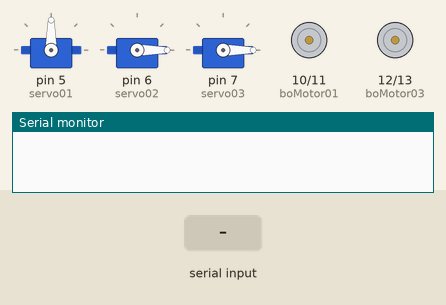
The sketch below on a simulated Arduino Uno, built with avr-gcc and run on an emulated ATmega328P. Parts: 3 × servo, motor-driver pin pairs drawn as motors (green arrow = first pin HIGH = forward, orange = second pin HIGH = backward, longer = more drive), the last lines printed to the serial monitor. The inputs (shaded band) are chosen by the test bench.

Above: at 1.2 s.
1.3 s: "F" received over the second serial link
At 2.0 s:
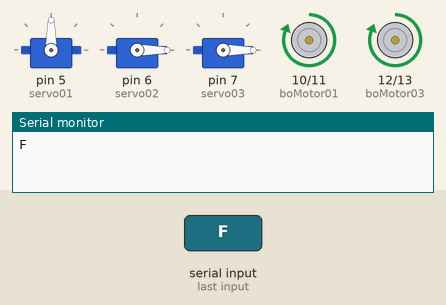
2.8 s: "B" received over the second serial link
At 3.2 s:
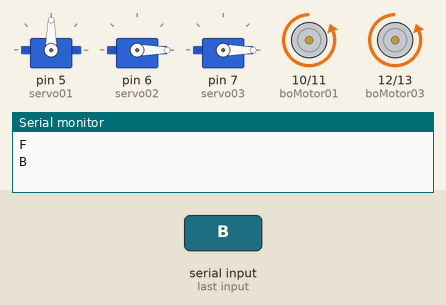
4.3 s: "L" received over the second serial link
At 5.5 s:
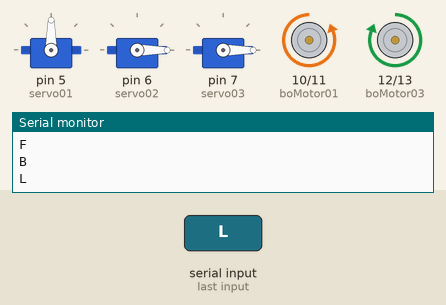
5.8 s: "R" received over the second serial link
At 6.7 s:
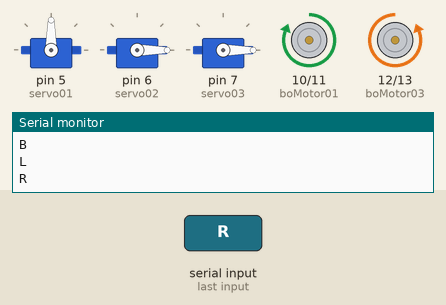
7.3 s: "l" received over the second serial link
At 7.8 s:
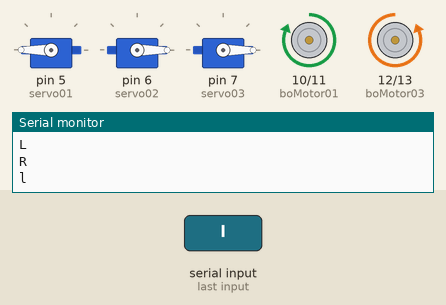
8.8 s: "N" received over the second serial link
At 10.2 s:
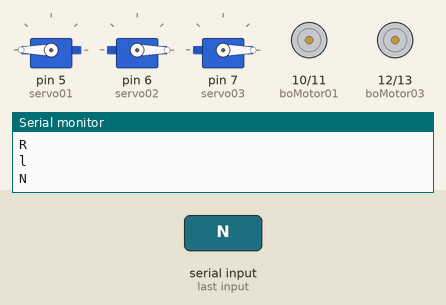
Timing chart, 0 to 11.3 s (numbered marks = the images above; inputs shaded):
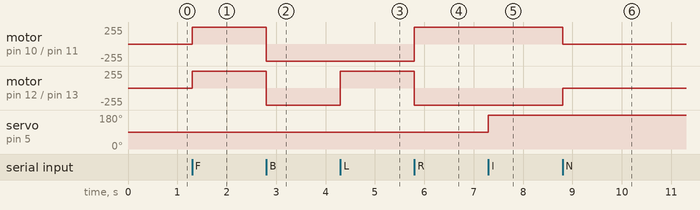

Measured:
- after the input at 1.3 s, motor on pin 10 (boMotor01) / pin 11 (boMotor02), motor on pin 12 (boMotor03) / pin 13 (boMotor04): stopped → forward 255/255 at once
- after the input at 2.8 s, motor on pin 10 (boMotor01) / pin 11 (boMotor02), motor on pin 12 (boMotor03) / pin 13 (boMotor04): forward 255/255 → backward 255/255 at once
- after the input at 4.3 s, motor on pin 12 (boMotor03) / pin 13 (boMotor04): backward 255/255 → forward 255/255 at once
- after the input at 5.8 s, motor on pin 10 (boMotor01) / pin 11 (boMotor02): backward 255/255 → forward 255/255 at once; motor on pin 12 (boMotor03) / pin 13 (boMotor04): forward 255/255 → backward 255/255 at once
- after the input at 7.3 s, servo on pin 5 (servo01): 90° → 180° at once
- after the input at 8.8 s, motor on pin 10 (boMotor01) / pin 11 (boMotor02): forward 255/255 → stopped at once; motor on pin 12 (boMotor03) / pin 13 (boMotor04): backward 255/255 → stopped at once

The sketch:

receiver.ino.ino
```cpp
#include <SoftwareSerial.h>
#include <Servo.h>

#define boMotor01 10
#define boMotor02 11
#define boMotor03 12
#define boMotor04 13

Servo servo01;
Servo servo02;
Servo servo03;

SoftwareSerial myBluetooth(2, 3);  // RX, TX

int servo1Pos, servo2Pos, servo3Pos;

void setup() {
  servo01.attach(5);
  servo02.attach(6);
  servo03.attach(7);
  pinMode(boMotor01, OUTPUT);
  pinMode(boMotor02, OUTPUT);
  pinMode(boMotor03, OUTPUT);
  pinMode(boMotor04, OUTPUT);

  myBluetooth.begin(9600);
  Serial.begin(9600);

  servo1Pos = 90;
  servo01.write(servo1Pos);
  servo2Pos = 0;
  servo02.write(servo2Pos);
  servo3Pos = 0;
  servo03.write(servo3Pos);
}

void loop() {
  // put your main code here, to run repeatedly:

  if(myBluetooth.available() > 0){
    char command = myBluetooth.read();
    Serial.println(command);

    if(command >= 'A' && command <= 'Z'){
      controlCar(command);
    }else if(command >= 'a' && command <= 'z'){
      controlPickAndPlace(command);
    }
  }
}

void controlCar(char command) {
  switch (command) {
    case 'F':
      moveForward();
      break;
    case 'B':
      moveBackward();
      break;
    case 'L':
      turnLeft();
      break;
    case 'R':
      turnRight();
      break;
    case 'N':
      stopCar();
      break;
  }
}

void controlPickAndPlace(char command) {
  switch (command) {
    case 'l':
      servo01.write(180);
      break;
    case 'r':
      servo01.write(0);
      break;
    case 'u':
      servo02.write(0);
      break;
    case 'd':
      servo02.write(45);
      break;
    case 'o':
      servo03.write(90);
      break;
    case 'c':
      servo03.write(0);
      break;
    default:
      servo01.write(90);
      servo02.write(0);
      servo03.write(0);
      break;
  }
}

void moveForward() {
  digitalWrite(boMotor01, HIGH);
  digitalWrite(boMotor02, LOW);
  digitalWrite(boMotor03, HIGH);
  digitalWrite(boMotor04, LOW);
}
void moveBackward() {
  digitalWrite(boMotor01, LOW);
  digitalWrite(boMotor02, HIGH);
  digitalWrite(boMotor03, LOW);
  digitalWrite(boMotor04, HIGH);
}

void turnLeft() {
  digitalWrite(boMotor01, LOW);
  digitalWrite(boMotor02, HIGH);
  digitalWrite(boMotor03, HIGH);
  digitalWrite(boMotor04, LOW);
}

void turnRight() {
  digitalWrite(boMotor01, HIGH);
  digitalWrite(boMotor02, LOW);
  digitalWrite(boMotor03, LOW);
  digitalWrite(boMotor04, HIGH);
}

void stopCar() {
  digitalWrite(boMotor01, LOW);
  digitalWrite(boMotor02, LOW);
  digitalWrite(boMotor03, LOW);
  digitalWrite(boMotor04, LOW);
}
```
